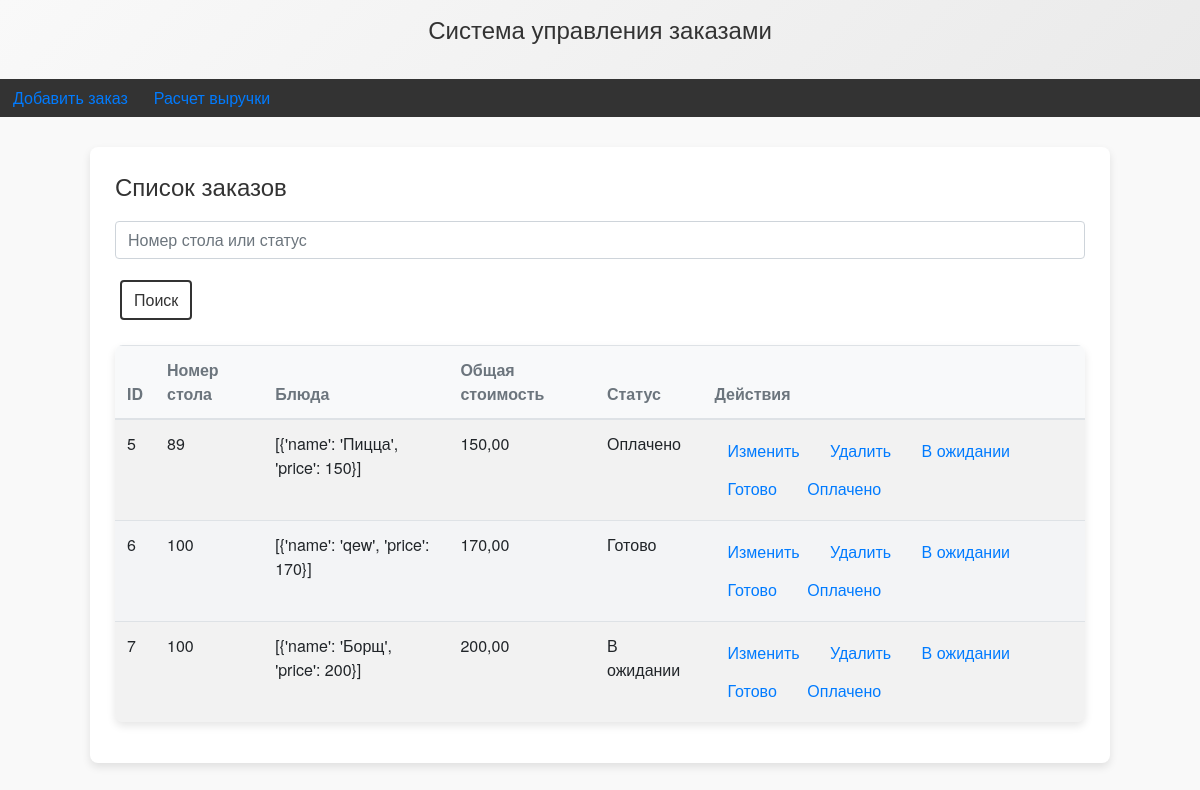
/orders/, run on an earlier commit of the app's database.
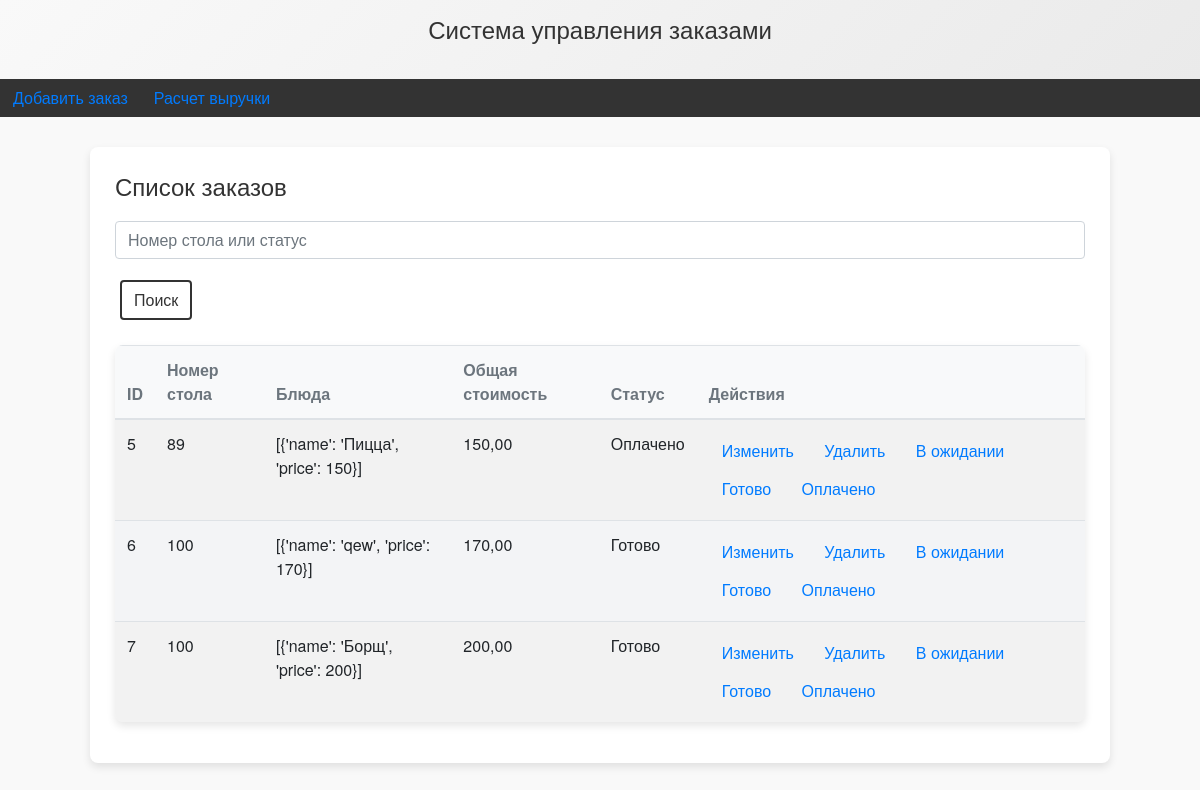
And on a later commit of the database.
### orders/models.py (models this page shows, shortened)
class Order(models.Model):
    STATUS_CHOICES = (
        ('waiting', 'В ожидании'),  # Заказ ожидает обработки
        ('ready', 'Готово'),        # Заказ готов к выдаче
        ('paid', 'Оплачено'),       # Заказ оплачен
    )
    table_number = models.PositiveIntegerField()
    items = models.JSONField()
    total_price = models.DecimalField(max_digits=10, decimal_places=2, default=0.00)
    status = models.CharField(max_length=10, choices=STATUS_CHOICES, default='waiting')

### orders/views.py (the view)
# urls.py: path('', views.order_list, name='order_list'),
def order_list(request):
    query = request.GET.get('q')
    if query:
        try:
            table_number = int(query)
            orders = Order.objects.filter(table_number=table_number)
        except ValueError:
            orders = Order.objects.filter(status__icontains=query)
        return render(request, 'orders/order_search_results.html', {'orders': orders, 'query': query})
    else:
        orders = Order.objects.all()
        return render(request, 'orders/order_list.html', {'orders': orders})

### orders/templates/orders/order_list.html (shortened to what this page needs)
{% load static %}
<!DOCTYPE html>
<html>
<head>
    <link href="https://stackpath.bootstrapcdn.com/bootstrap/4.5.2/css/bootstrap.min.css" rel="stylesheet">
    <link rel="stylesheet" type="text/css" href="{% static 'css/styles.css' %}?v=3">
</head>
<body>
    <header>
        <h1>Система управления заказами</h1>
    </header>
    <nav>
        <a href="{% url 'order_create' %}" class="btn btn-link">Добавить заказ</a>
        <a href="{% url 'revenue' %}" class="btn btn-link">Расчет выручки</a>
    </nav>
    <div class="container">
        <h1>Список заказов</h1>
        <form method="get" action="{% url 'order_list' %}" class="mb-3">
            <div class="form-group">
                <input type="text" name="q" value="{{ query }}" placeholder="Номер стола или статус" class="form-control">
            </div>
            <button type="submit" class="btn btn-link">Поиск</button>
        </form>
        <table class="table table-striped">
            <thead>
                <tr>
                    <th>ID</th>
                    <th>Номер стола</th>
                    <th>Блюда</th>
                    <th>Общая стоимость</th>
                    <th>Статус</th>
                    <th>Действия</th>
                </tr>
            </thead>
            <tbody>
                {% for order in orders %}
                <tr>
                    <td>{{ order.id }}</td>
                    <td>{{ order.table_number }}</td>
                    <td>{{ order.items|safe }}</td>
                    <td>{{ order.total_price }}</td>
                    <td>{{ order.get_status_display }}</td>
                    <td>
                        <a href="{% url 'order_update' order.id %}" class="btn btn-link">Изменить</a>
                        <a href="{% url 'order_delete' order.id %}" class="btn btn-link">Удалить</a>
                        <a href="{% url 'change_status' order.id 'waiting' %}" class="btn btn-link">В ожидании</a>
                        <a href="{% url 'change_status' order.id 'ready' %}" class="btn btn-link">Готово</a>
                        <a href="{% url 'change_status' order.id 'paid' %}" class="btn btn-link">Оплачено</a>
                    </td>
                </tr>
                {% endfor %}
            </tbody>
        </table>
    </div>
</body>
</html>

### orders/static/css/styles.css (style rules this page uses)
:root { --primary-color: #FF5733; --secondary-color: #33FF57; --tertiary-color: #3357FF; --background-color: #f9f9f9; --header-background: linear-gradient(135deg, #f9f9f9, #eaeaea); --nav-background: #333; --nav-link-color: #f1f1f1; --nav-link-hover-color: #575757; --container-background: #ffffff; --container-shadow: 0 4px 8px rgba(0, 0, 0, 0.1); --button-hover-color: #FF5733; --button-border-radius: 25px; --link-color: #333; --link-hover-color: #FF5733; --input-border-color: #ced4da; --input-focus-border-color: #80bdff; }
body { font-family: 'Helvetica Neue', Arial, sans-serif; margin: 0; padding: 0; background-color: var(--background-color); color: #333; }
header { background: var(--header-background); color: #333; padding: 15px 0; text-align: center; box-shadow: var(--container-shadow); }
nav { background-color: var(--nav-background); overflow: hidden; }
nav a { float: left; display: block; color: var(--nav-link-color); text-align: center; padding: 14px 20px; text-decoration: none; transition: background-color 0.3s ease; }
.container { width: 85%; margin: 30px auto; background-color: var(--container-background); padding: 25px; box-shadow: var(--container-shadow); border-radius: 8px; }
h1 { color: #333; font-size: 24px; margin-bottom: 20px; }
table { width: 100%; border-collapse: collapse; margin-top: 20px; border-radius: 8px; overflow: hidden; box-shadow: var(--container-shadow); }
th, td { padding: 15px; text-align: left; }
th { background-color: #f8f9fa; color: #6c757d; font-weight: bold; }
tr:nth-child(even) { background-color: #f3f4f6; }
button { background-color: transparent; color: var(--link-color); border: 2px solid var(--link-color); padding: 10px 20px; text-align: center; text-decoration: none; display: inline-block; font-size: 16px; margin: 5px; cursor: pointer; border-radius: var(--button-border-radius); transition: background-color 0.3s ease, color 0.3s ease, border-color 0.3s ease; }
a { color: var(--link-color); text-decoration: none; transition: color 0.3s ease; }
form { margin-bottom: 20px; }
input[type="text"] { width: 100%; padding: 12px; margin: 8px 0; box-sizing: border-box; border: 1px solid var(--input-border-color); border-radius: 4px; transition: border-color 0.3s ease; }
button[type="submit"] { background-color: transparent; color: var(--link-color); border: 2px solid var(--link-color); }

What changed in the data, as far as the page shows it:
changed Order "[{'name': 'Борщ', 'price': 200}]": status "В ожидании" → "Готово"
